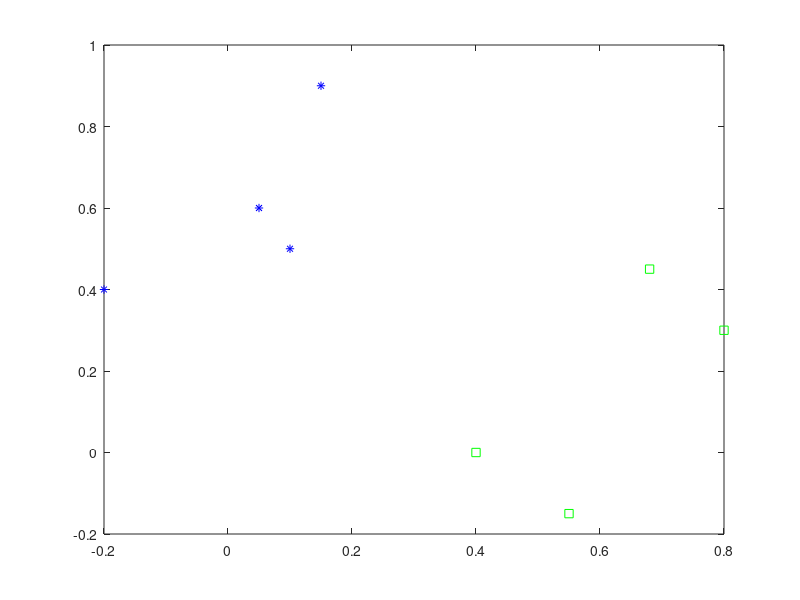

Recreate this plot in MATLAB. (Note: this script raises an error after producing the figure.)
clear

%defining the classes
Class1 = [0.15 0.9 ; 0.1 0.5 ; -0.2 0.4 ; 0.05 0.6];
Class2 = [0.8 0.3 ; 0.55 -0.15 ; 0.4 0 ; 0.68 .45];
%part a plotting
plot(Class1(:,1),Class1(:,2),'b*'); hold on; plot(Class2(:,1),Class2(:,2),'gs');
%part b 
line = perceptron_batch(Class1,Class2,.1,20);
linex = -1:0.1:1;
liney = (-line(1)*linex - line(3))/line(2);
plot(linex,liney,'k');
%part c
online = perceptron_batch_online(Class1,Class2,.1,20);
onlinex = -1:0.1:1;
onliney = (-online(1)*onlinex - online(3))/online(2);
plot(onlinex,onliney,'m');
%part d
w = sum_of_error(Class1,Class2);
wx = -1:0.1:1;
wy = (-w(1)*wx - w(3))/w(2);
plot(wx,wy,'g');


    
